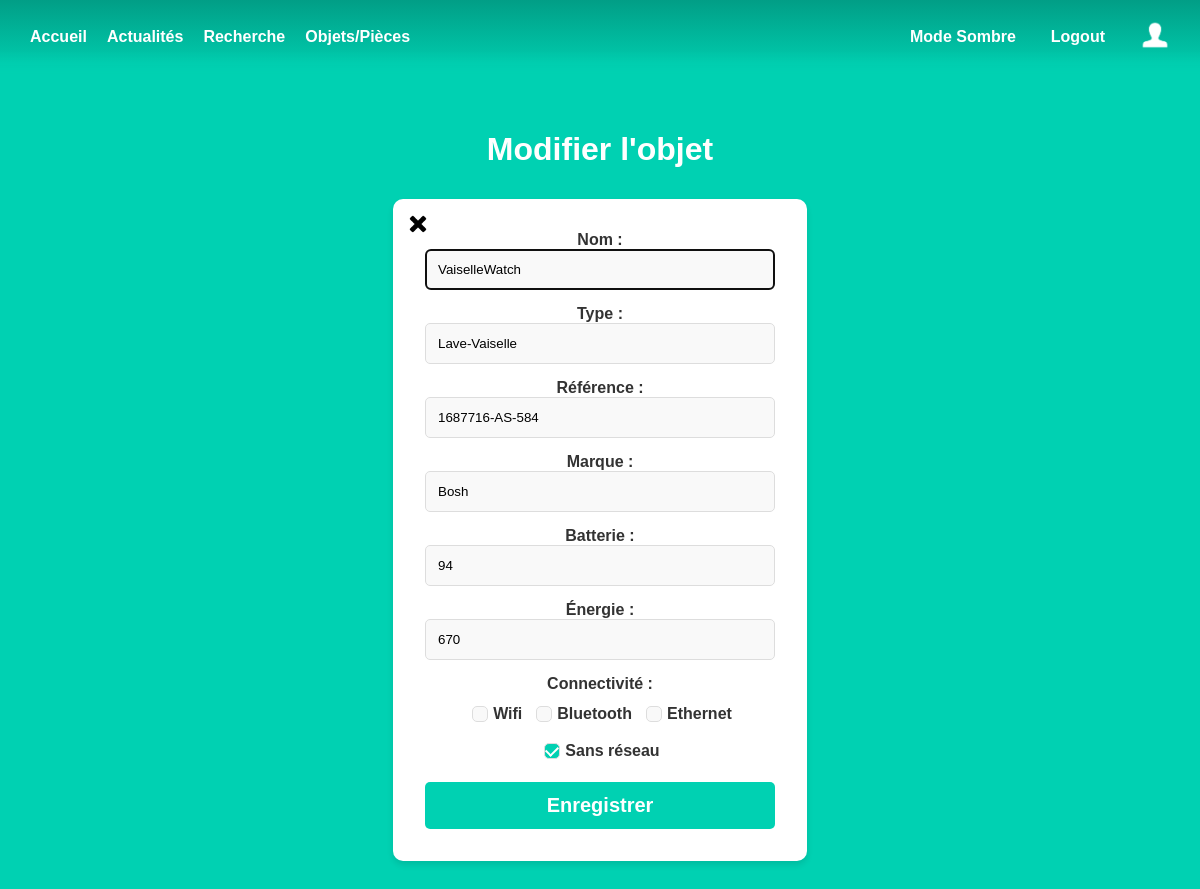
The page /edit_object/3 (signed in) on the database its author committed.
### models.py (models this page shows)
class Object(db.Model):
    id = db.Column(db.Integer, primary_key=True)
    nom = db.Column(db.String, unique=True, index=True)
    type = db.Column(db.String, nullable=False)
    reference = db.Column(db.String, unique=True, index=True)
    brand = db.Column(db.String)
    status = db.Column(db.String)
    image = db.Column(db.LargeBinary)
    battery = db.Column(db.Integer)
    energy = db.Column(db.Integer)
    connectivity = db.Column(db.String)
    volume = db.Column(db.Integer)
    luminosity = db.Column(db.Integer)
    size = db.Column(db.Integer)
    resolution = db.Column(db.Integer)
    temp = db.Column(db.Integer)
    room_id = db.Column(db.Integer, db.ForeignKey('room.id'))
    room = db.relationship('Room', backref=db.backref('objects', lazy=True))

### manage_object.py (the view, shortened to what this page needs)
@manage_object.route('/edit_object/<int:obj_id>', methods=['GET', 'POST'])
def edit_object(obj_id):
    object = Object.query.get(obj_id)
    if not object:
        return "Objet non trouvé", 404
    return render_template('edit_profile_object.html', obj=object)

### templates/edit_profile_object.html (shortened to what this page needs)
{% extends "base.html" %}
{% block content %}
<div class="column is-4 is-offset-4">
    <h3 class="title">Modifier l'objet</h3>
    <div class="box">
        <div class="back">
            <a href="{{ url_for('manage_object.profile_object', obj_id=obj.id) }}" class="button">
                <img src="{{ url_for('static', filename='croix.png') }}" alt="Profil"  width="20" height="20">
            </a>
        </div>
        <form method="POST" action='/edit_object/{{obj.id}}'>
            <div class="field">
                <label class="label">Nom :</label>
                <div class="control">
                    <input class="input is-large" type="text" name="nom" autofocus="" value="{{obj.nom}}" required>
                </div>
            </div>
            <div class="field">
                <label class="label">Type :</label>
                <div class="control">
                    <input class="input is-large" type="text" name="type" autofocus="" value="{{obj.type}}" readonly>
                </div>
            </div>
            <div class="field">
                <label class="label">Référence :</label>
                <div class="control">
                    <input class="input is-large" type="text" name="reference" value="{{obj.reference}}" required>
                </div>
            </div>
            <div class="field">
                <label class="label">Marque :</label>
                <div class="control">
                    <input class="input is-large" type="text" name="brand" value="{{obj.brand}}" required>
                </div>
            </div>
            <div class="field">
                <label class="label">Batterie :</label>
                <div class="control">
                    <input class="input is-large" type="number" name="battery" value="{{obj.battery}}" required>
                </div>
            </div>
            <div class="field">
                <label class="label">Énergie :</label>
                <div class="control">
                    <input class="input is-large" type="number" name="energy" value="{{obj.energy}}" required>
                </div>
            </div>
            <div class="field">
                <label class="label">Connectivité :</label>
                <div class="checkbox-box">
                    <label class="checkbox">
                        <input type="checkbox" name="connectivity" value="Wifi" {% if "Wifi" in obj.connectivity %} checked {% endif %}> Wifi
                    </label>
                    <label class="checkbox">
                        <input type="checkbox" name="connectivity" value="Bluetooth" {% if "Bluetooth" in obj.connectivity %} checked {% endif %}> Bluetooth
                    </label>
                    <label class="checkbox">
                        <input type="checkbox" name="connectivity" value="Ethernet" {% if "Ethernet" in obj.connectivity %} checked {% endif %}> Ethernet
                    </label>
                    <label class="checkbox">
                        <input type="checkbox" name="connectivity"  id="no-network" value="Sans réseau" {% if 'Sans réseau' in obj.connectivity %} checked {% endif %}> Sans réseau
                    </label>
                </div>
            </div>
            <button class="button is-block is-info is-large is-fullwidth">Enregistrer</button>
        </form>
    </div>
</div>
{% endblock %}

### static/styles/base2.css (style rules this page uses)
html, body { height: 100%; margin: 0; padding: 0; font-family: 'Arial', sans-serif; background-color: var(--clair); color: rgb(0, 0, 0); text-align: center; }
:root { --clair: #00d1b2; --moyen: #14c2a8; --fonce: #019e86; --tresfonce: #00a88b; --ecriture: white; --box: white; --titrebox: black; --border: #ddd; --writeinput: #aaa; --itembox: #f9f9f9; --titreitem: #333; --pitem: #666; --ecritureform: black; --titrerequete: #1e293b; --progress : #0fd812; }
.box { width: 350px; background: var(--box); padding: 30px; border-radius: 10px; box-shadow: 0px 4px 6px rgba(0, 0, 0, 0.1); width: 350px; text-align: center; margin-bottom: 30px; }
.input { border-radius: 5px; border: 1px solid var(--border); padding: 12px; width: 100%; margin-bottom: 15px; box-sizing: border-box; }
.input::placeholder { color: var(--writeinput); }
.button.is-info { background-color: var(--clair); color: var(--ecriture); font-weight: bold; border-radius: 5px; border: none; padding: 12px; width: 100%; transition: background 0.3s; font-size: 20px; }
.title { color: var(--ecriture); padding-top: 25px; font-size: 2rem; font-weight: 600; line-height: 1.125 }
.news-item .pp, .user-container img, .box img { border-radius: 50%; }
form input { background-color: var(--itembox); color: var(--ecritureform); }
.box { position: relative; padding: 2rem; }
.back { position: absolute; top: 15px; left: 15px; }
.label { font-weight: bold; }
.checkbox-box { display: flex; flex-wrap: wrap; gap: 10px; justify-content: center; margin-top: 10px; margin-bottom: 15px; }
.checkbox { display: flex; align-items: center; margin-bottom: 5px; cursor: pointer; }
.checkbox input[type="checkbox"] { margin-right: 5px; appearance: none; border: 1px solid var(--border); border-radius: 5px; width: 16px; height: 16px; cursor: pointer; display: inline-block; position: relative; }
.checkbox input[type="checkbox"]:checked { background-color: var(--clair); }
.checkbox input[type="checkbox"]:checked::before { content: ""; position: absolute; top: 50%; left: 50%; width: 6px; height: 10px; border: solid var(--box); border-width: 0 2px 2px 0; transform: translate(-50%, -60%) rotate(45deg); }
label { font-weight: bold; margin-bottom: 0.5rem; color: var(--titreitem); }

### rows shown on the page
Object: nom "VaiselleWatch", type "Lave-Vaiselle", reference "1687716-AS-584", brand "Bosh", battery "94", energy "670", connectivity "☑"
